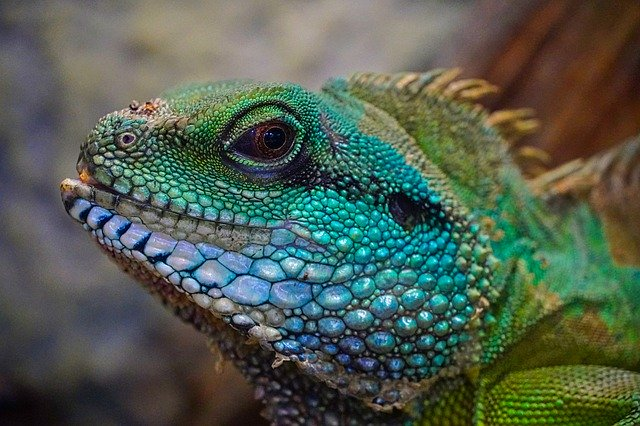
#> input picture opencv/study/PythonCode/images/img11.jpg, 640 x 426 px
$ python c2_geometric.py
#> lines starting #> are read from the running program, lines starting #| are printed output that depends on the picture
### opencv/study/PythonCode/imgRead.py
import cv2

# 영상을 불러오기
def imgRead(imgPath, imgReadType, imgResWidth, imgResHeight):
#> called with imgPath = './images/img11.jpg', imgReadType = 0, imgResWidth = 320, imgResHeight = 240
    img = cv2.imread(imgPath, imgReadType)
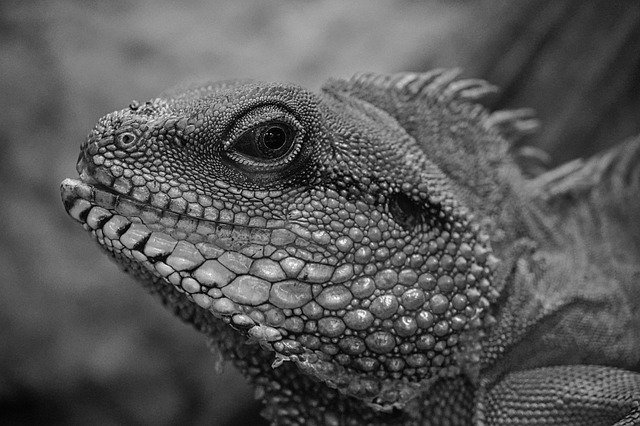
#> img: shape (426, 640); min 0, max 255, mean 88.1
    if imgResHeight != 0 | imgResWidth != 0:
        img = cv2.resize(img, (imgResWidth, imgResHeight))
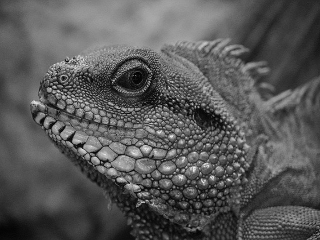
#> img: shape (240, 320); min 1, max 239, mean 88
    return img

### opencv/study/PythonCode/createFolder.py
import os

# 폴더 생성하기
def createFolder(dir):
    try:
        if not os.path.exists(dir):
            os.makedirs(dir)
    except OSError:
        print ('Error: createFolder')

### opencv/study/PythonCode/c2_geometric.py
# 이동 변환, 크기 변환 예제 (c2_geometric.py)

# 관련 라이브러리 선언
import numpy as np
import cv2
from imgRead import imgRead
from createFolder import createFolder

# 영상 읽기
img1 = imgRead("./images/img11.jpg", cv2.IMREAD_GRAYSCALE, 320, 240)

# 이동 변환
h, w, = img1.shape
#> h = 240; w = 320
tlans_x = 10; tlans_y = 25
point1_src = np.float32([[15,20], [50,70], [130,140]])
point1_dst = np.float32(point1_src + [tlans_x, tlans_y])
affine_mat1 = cv2.getAffineTransform(point1_src, point1_dst)
user_mat1 = np.float32([[1,0,tlans_x], [0,1,tlans_y]])
res1 = cv2.warpAffine(img1, affine_mat1, (w,h))
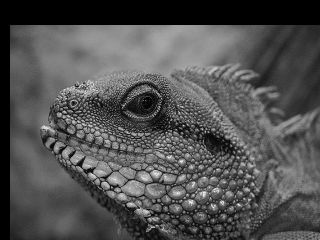
#> res1: shape (240, 320); min 0, max 239, mean 81
res2 = cv2.warpAffine(img1, user_mat1, (w,h))

# 크기 변환
scale_x = 0.8; scale_y = 0.6
background = np.full(shape=[h,w], fill_value=0, dtype=np.uint8)
user_mat2 = np.float32([[scale_x,0,0], [0,scale_y,0]])
res3 = cv2.warpAffine(img1, user_mat2, (w,h))
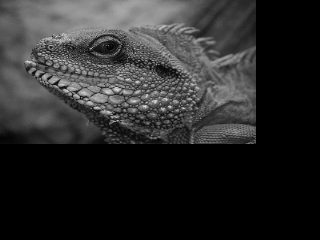
#> res3: shape (240, 320); min 0, max 231, mean 42.3
res4 = cv2.resize(img1, (0,0), None, scale_x, scale_y)
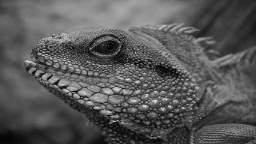
#> res4: shape (144, 256); min 3, max 237, mean 88
background[:(int)(h*scale_y), :(int)(w*scale_x)] = res4; res4 = background

# 이동 및 크기 변환
user_mat3 = np.float32([[0.4, 0, 100], [0, 0.6, 50]])
res5 = cv2.warpAffine(img1, user_mat3, (w,h))
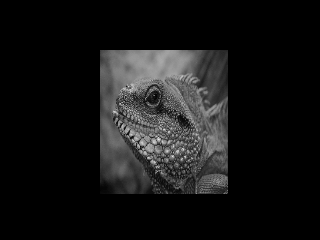
#> res5: shape (240, 320); min 0, max 231, mean 21.2

# 결과 영상 출력
displays = [("input1", img1),
            ("res1", res1),
            ("res2", res2),
            ("res3", res3),
            ("res4", res4),
            ("res5", res5)]
for (name, out) in displays:
    cv2.imshow(name, out)
#> this loop made 6 passes
#> name on passes 1 to 6: 'input1', 'res1', 'res2', 'res3', 'res4', 'res5'

# 키보드 입력을 기다린 후 모든 영상창 닫기
cv2.waitKey(0)
cv2.destroyAllWindows()

# 영상 저장
save_dir = './code_res_imgs/c2_geometric'
createFolder(save_dir)
for (name, out) in displays:
    cv2.imwrite(save_dir + "/" + name + ".jpg", out)

$ run again, with opencv/study/PythonCode/images/img1.jpg copied over opencv/study/PythonCode/images/img11.jpg
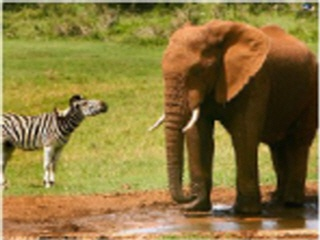
#> input picture opencv/study/PythonCode/images/img1.jpg, 320 x 240 px
#> `res4 = cv2.resize(img1, (0,0), None, scale_x, scale_y)`:
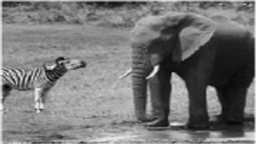
#> res4: shape (144, 256); min 5, max 248, mean 117.7
#> `res5 = cv2.warpAffine(img1, user_mat3, (w,h))`:
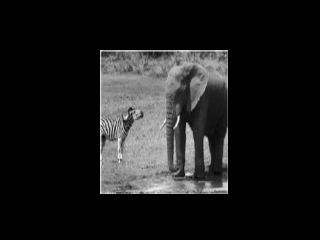
#> res5: shape (240, 320); min 0, max 248, mean 28.3
#> the loop `for (name, out) in displays:` made 6 passes
#> name on passes 1 to 6: 'input1', 'res1', 'res2', 'res3', 'res4', 'res5'

$ run again, with opencv/study/PythonCode/images/img10.jpg copied over opencv/study/PythonCode/images/img11.jpg
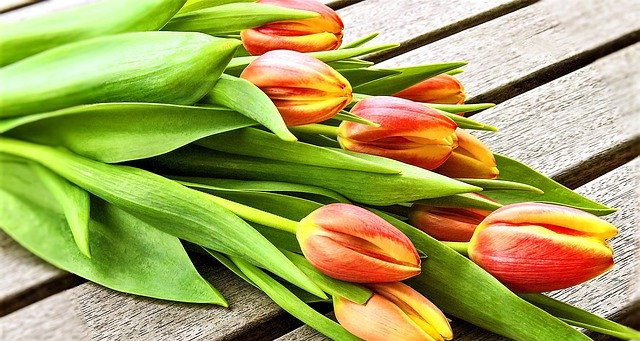
#> input picture opencv/study/PythonCode/images/img10.jpg, 640 x 341 px
#> `background[:int(h * scale_y), :int(w * scale_x)] = res4`:
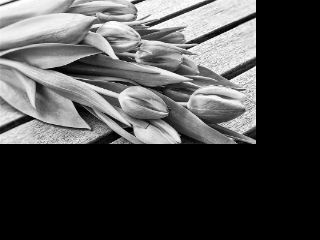
#> background: shape (240, 320); min 0, max 255, mean 74.1
#> `res5 = cv2.warpAffine(img1, user_mat3, (w,h))`:
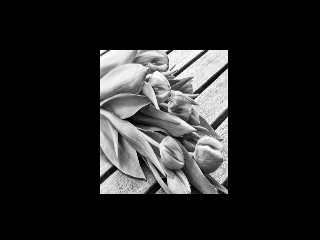
#> res5: shape (240, 320); min 0, max 255, mean 37.1
#> the loop `for (name, out) in displays:` made 6 passes
#> name on passes 1 to 6: 'input1', 'res1', 'res2', 'res3', 'res4', 'res5'

$ run again, with opencv/study/PythonCode/images/img12.jpg copied over opencv/study/PythonCode/images/img11.jpg
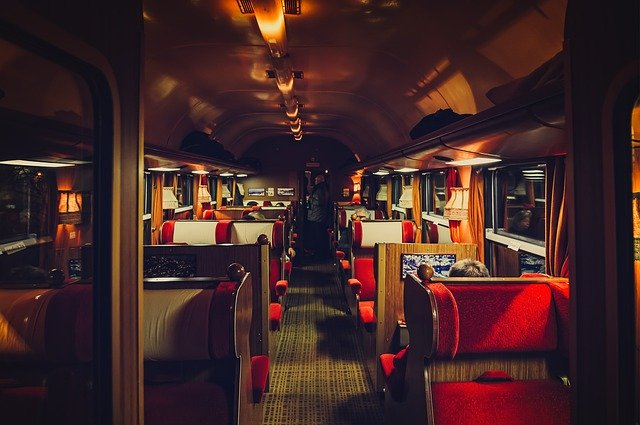
#> input picture opencv/study/PythonCode/images/img12.jpg, 640 x 425 px
#> `res4 = cv2.resize(img1, (0,0), None, scale_x, scale_y)`:
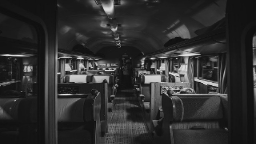
#> res4: shape (144, 256); min 11, max 232, mean 46.5
#> `res5 = cv2.warpAffine(img1, user_mat3, (w,h))`:
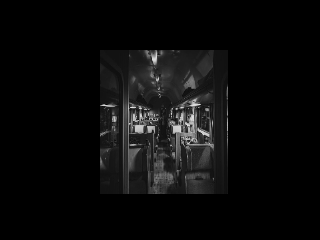
#> res5: shape (240, 320); min 0, max 233, mean 11.1
#> the loop `for (name, out) in displays:` made 6 passes
#> name on passes 1 to 6: 'input1', 'res1', 'res2', 'res3', 'res4', 'res5'
